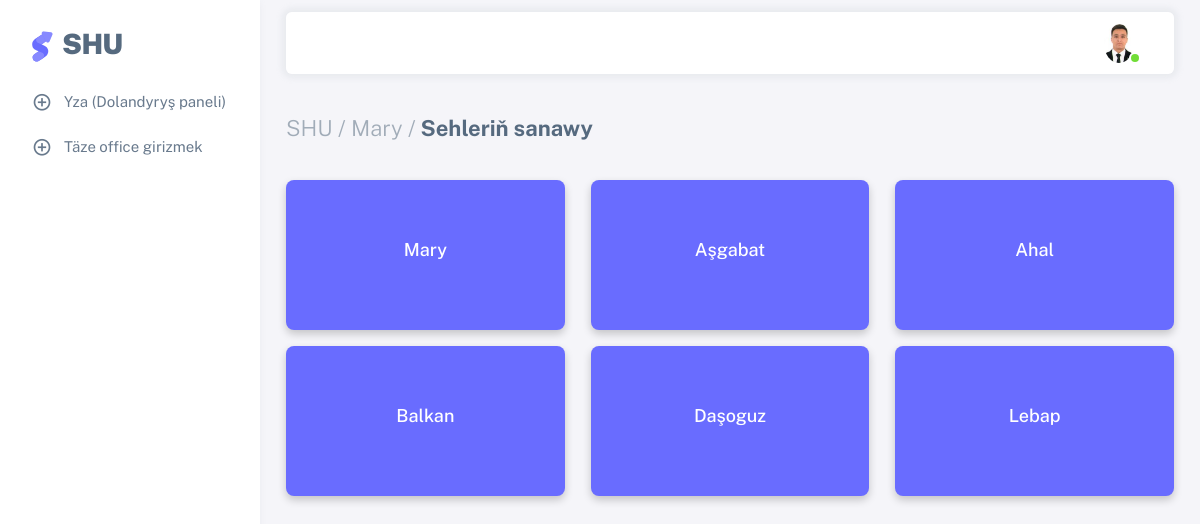
The page /office_seh/ (signed in) on the database its author committed.
### users/models.py (models this page shows, shortened)
class AllUsers(AbstractUser):
    username = models.CharField(max_length=100, unique=True)
    office = models.ForeignKey(Office, on_delete=models.CASCADE, null=True)
    sehs = models.ForeignKey(Sehler, related_name='user_sehs', on_delete=models.CASCADE, null=True, blank=True)
    bolum = models.ForeignKey(Bolum, on_delete=models.CASCADE,null=True)
    wez = models.ForeignKey(Wez, on_delete=models.CASCADE, null=True)
    first_name = models.CharField(max_length=100)
    last_name = models.CharField(max_length=100)
    middle_name = models.CharField(max_length=100, null=True, blank=True)
    birth_date = models.DateField("Doglan senesi", default=timezone.now)
    tel = models.CharField("Telefon belgisi", max_length=12, null=True, blank=True)
    email = models.EmailField(unique=True)
    address = models.TextField(null=True, blank=True)
    user_code = models.CharField(max_length=12, unique=True, default=random_string, null=True, blank=True)
    image = models.ImageField(default='default.png', upload_to='profile_pics')

class Office(models.Model):
    name = models.CharField("Edara-kärhananyň ady", max_length=1000, null=True, blank=True)
    tel = models.CharField("Telefon belgisi", null=True, blank=True, max_length=12)
    reg_num = models.CharField("reg nomer", max_length=100, null=True, blank=True,)
    ind_num = models.CharField("indeks nomer", max_length=100, null=True, blank=True,)
    kpp_num = models.CharField(max_length=100, null=True, blank=True)
    address = models.TextField("Salgysy", null=True, blank=True)
    description = models.TextField("Gysga beyany", null=True, blank=True)
    slug = models.SlugField(max_length=300, unique=True, db_index=True, verbose_name="URL")
    def __str__(self):
        return self.name
    class Meta:
        verbose_name = 'Edara-kärhana'
        verbose_name_plural = 'Edara-kärhanalar'

### shu/views.py (the view)
# urls.py: path('office_seh/', views.OfficeSeh_sanaw, name='office_seh'),
@login_required(login_url='login')
def OfficeSeh_sanaw(request):
    page_title = _('Sehleriň sanawy')
    cur_user=request.user
    seh = Sehler.objects.all()
    off_seh = Office.objects.all()
    off=Office.objects.all()
    if request.method == 'POST':
        form = InwentarForm(request.POST, request.FILES)
        if form.is_valid():
            form.save()
            messages.success(request, 'Täze inwentar girizildi!')
            return redirect('inwentar')
        else:
            messages.error(request, 'Ýalňyşlyk: inwentar girizilmedi!')
    else:
        form = InwentarForm()
    paginator = Paginator(off, 10)
    page = request.GET.get('page')
    try:
        myuser = paginator.get_page(page)
    except PageNotAnInteger:
        myuser = paginator.page(1)
    except EmptyPage:
        myuser = paginator.page(paginator.num_pages)
    context = {'title': page_title,'myuser':myuser, 'form': form,'off':off}
    return render(request, 'shu/office-seh.html', context)

### users/models.py (called while the page is built)
    def __str__(self):
        return self.name

### shu/templates/shu/office-seh.html (shortened to what this page needs)
{% extends 'shu/base.html' %}
{% load i18n %}
{% load crispy_forms_tags %}
{% load static %}
{% block menu %}
<li class="menu-item">
  <a href="{% url 'dashboard' %}" class="menu-link">
    <i class="menu-icon tf-icons bx bx-plus-circle"></i>
    <div>Yza (Dolandyryş paneli)</div>
  </a>
</li>
<li class="menu-item">
  <a href="" class="menu-link layout-menu-toggle" data-bs-toggle="modal" data-bs-target="#modalCenter2">
    <i class="menu-icon tf-icons bx bx-plus-circle"></i>
    <div>Täze office girizmek</div>
  </a>
</li>
{% endblock menu %}
{% block content %}
<div class="content-wrapper">
    </div>
  <div class="container-xxl flex-grow-1 container-p-y">
      <h4 class="fw-bold py-3 mb-4"><span class="text-muted fw-light">SHU / {{ user.office|default_if_none:"" }} /</span> {{ title }}</h4>
      <div class="row mb-5">
        {% for deg in off %}
          <div class="col-md-6 col-xl-4">
            <div class="card bg-primary text-white mb-3" style="height: 150px;">
              <a href="{% url 'sehler' %}">
                <div class="card-body text-center" style="padding: 60px;">
                  <h5 class="card-title text-white">{{deg.name}}</h5>
                </div>
              </a>
            </div>
          </div>
        {% endfor %}
      </div>
  </div>
</div>
{% endblock content %}

### templates/include/header.html (shortened to what this page needs)
	{% load static i18n %}
	{% load crispy_forms_tags %}
		<nav class="layout-navbar container-xxl navbar navbar-expand-xl navbar-detached align-items-center bg-navbar-theme" id="layout-navbar">
		  <div class="navbar-nav-right d-flex align-items-center" id="navbar-collapse">
			<ul class="navbar-nav flex-row align-items-center ms-auto">
			  <li class="nav-item navbar-dropdown dropdown-user dropdown">
				<a class="nav-link dropdown-toggle hide-arrow" href="javascript:void(0);" data-bs-toggle="dropdown">
				  <div class="avatar avatar-online">
					<img src="{{ user.image.url }}" onerror="this.onerror=null;this.src='{% static 'assets/img/avatars/default.png' %}'" alt class="w-px-30 h-auto rounded-circle" />
				  </div>
				</a>
			  </li>
			</ul>
		  </div>
		</nav>

### shu/templates/shu/office-seh.html (style rules this page uses)
.card { box-shadow: 0 4px 8px 0 rgba(0,0,0,0.2); transition: 0.3s; }

### rows shown on the page
AllUsers: image (picture), office "Mary"
Office: name "Mary"
Office: name "Aşgabat"
Office: name "Ahal"
Office: name "Balkan"
Office: name "Daşoguz"
Office: name "Lebap"

### other values the page prints
{{ title }} "Sehleriň sanawy"
